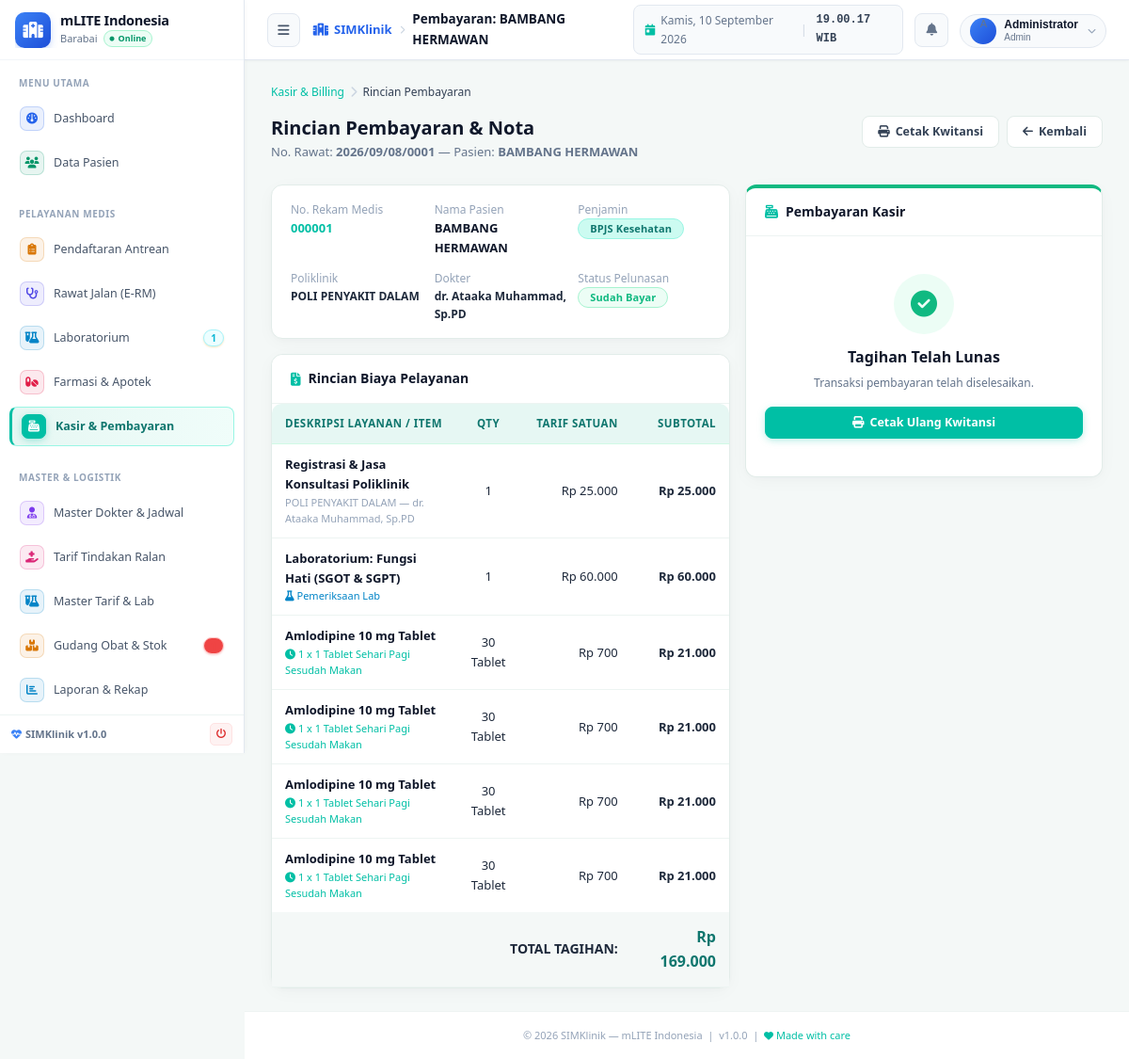
Page /modules/kasir/bayar.php?no_rawat=2026/09/08/0001 (signed in) on the committed database.
### tables this page shows
CREATE TABLE IF NOT EXISTS `reg_periksa` (
  `no_reg` varchar(8) DEFAULT NULL,
  `no_rawat` varchar(17) NOT NULL,
  `tgl_registrasi` date DEFAULT NULL,
  `jam_reg` time DEFAULT NULL,
  `kd_dokter` varchar(20) DEFAULT NULL,
  `no_rkm_medis` varchar(15) DEFAULT NULL,
  `kd_poli` char(5) DEFAULT NULL,
  `p_jawab` varchar(100) DEFAULT NULL,
  `almt_pj` varchar(200) DEFAULT NULL,
  `hubunganpj` varchar(20) DEFAULT NULL,
  `biaya_reg` double DEFAULT NULL,
  `stts` enum('Belum','Sudah','Batal','Berkas Diterima','Dirujuk','Meninggal','Dirawat','Pulang Paksa') DEFAULT NULL,
  `stts_daftar` enum('-','Lama','Baru') NOT NULL,
  `status_lanjut` enum('Ralan','Ranap') NOT NULL,
  `kd_pj` char(3) NOT NULL,
  `umurdaftar` int DEFAULT NULL,
  `sttsumur` enum('Th','Bl','Hr') DEFAULT NULL,
  `status_bayar` enum('Sudah Bayar','Belum Bayar') NOT NULL,
  `status_poli` enum('Lama','Baru') NOT NULL,
  PRIMARY KEY (`no_rawat`),
  KEY `no_rkm_medis` (`no_rkm_medis`),
  KEY `kd_poli` (`kd_poli`),
  KEY `kd_pj` (`kd_pj`),
  KEY `status_lanjut` (`status_lanjut`),
  KEY `kd_dokter` (`kd_dokter`),
  KEY `status_bayar` (`status_bayar`) USING BTREE
);

CREATE TABLE IF NOT EXISTS `pasien` (
  `no_rkm_medis` varchar(15) NOT NULL,
  `nm_pasien` varchar(40) DEFAULT NULL,
  `no_ktp` varchar(20) DEFAULT NULL,
  `jk` enum('L','P') DEFAULT NULL,
  `tmp_lahir` varchar(15) DEFAULT NULL,
  `tgl_lahir` date DEFAULT NULL,
  `nm_ibu` varchar(40) NOT NULL,
  `alamat` varchar(200) DEFAULT NULL,
  `gol_darah` enum('A','B','O','AB','-') DEFAULT NULL,
  `pekerjaan` varchar(60) DEFAULT NULL,
  `stts_nikah` enum('BELUM MENIKAH','MENIKAH','JANDA','DUDHA','JOMBLO') DEFAULT NULL,
  `agama` varchar(12) DEFAULT NULL,
  `tgl_daftar` date DEFAULT NULL,
  `no_tlp` varchar(40) DEFAULT NULL,
  `umur` varchar(30) NOT NULL,
  `pnd` enum('TS','TK','SD','SMP','SMA','SLTA/SEDERAJAT','D1','D2','D3','D4','S1','S2','S3','-') NOT NULL,
  `keluarga` enum('AYAH','IBU','ISTRI','SUAMI','SAUDARA','ANAK') DEFAULT NULL,
  `namakeluarga` varchar(50) NOT NULL,
  `kd_pj` char(3) NOT NULL,
  `no_peserta` varchar(25) DEFAULT NULL,
  `kd_kel` varchar(100) NOT NULL,
  `kd_kec` int NOT NULL,
  `kd_kab` int NOT NULL,
  `pekerjaanpj` varchar(35) NOT NULL,
  `alamatpj` varchar(100) NOT NULL,
  `kelurahanpj` varchar(60) NOT NULL,
  `kecamatanpj` varchar(60) NOT NULL,
  `kabupatenpj` varchar(60) NOT NULL,
  `perusahaan_pasien` varchar(8) NOT NULL,
  `suku_bangsa` int NOT NULL,
  `bahasa_pasien` int NOT NULL,
  `cacat_fisik` int NOT NULL,
  `email` varchar(50) NOT NULL,
  `nip` varchar(30) NOT NULL,
  `kd_prop` int NOT NULL,
  `propinsipj` varchar(30) NOT NULL,
  PRIMARY KEY (`no_rkm_medis`),
  KEY `kd_pj` (`kd_pj`),
  KEY `kd_kec` (`kd_kec`),
  KEY `kd_kab` (`kd_kab`),
  KEY `nm_pasien` (`nm_pasien`),
  KEY `alamat` (`alamat`),
  KEY `kd_kel_2` (`kd_kel`),
  KEY `no_ktp` (`no_ktp`),
  KEY `no_peserta` (`no_peserta`),
  KEY `perusahaan_pasien` (`perusahaan_pasien`) USING BTREE,
  KEY `suku_bangsa` (`suku_bangsa`) USING BTREE,
  KEY `bahasa_pasien` (`bahasa_pasien`) USING BTREE,
  KEY `cacat_fisik` (`cacat_fisik`) USING BTREE,
  KEY `kd_prop` (`kd_prop`) USING BTREE
);

CREATE TABLE IF NOT EXISTS `penjab` (
  `kd_pj` char(3) NOT NULL,
  `png_jawab` varchar(30) NOT NULL,
  `nama_perusahaan` varchar(60) NOT NULL,
  `alamat_asuransi` varchar(130) NOT NULL,
  `no_telp` varchar(40) NOT NULL,
  `attn` varchar(60) NOT NULL,
  `status` enum('0','1') NOT NULL,
  PRIMARY KEY (`kd_pj`)
);

CREATE TABLE IF NOT EXISTS `poliklinik` (
  `kd_poli` char(5) NOT NULL DEFAULT '',
  `nm_poli` varchar(50) DEFAULT NULL,
  `registrasi` double NOT NULL,
  `registrasilama` double NOT NULL,
  `status` enum('0','1') NOT NULL,
  PRIMARY KEY (`kd_poli`),
  KEY `nm_poli` (`nm_poli`),
  KEY `registrasi` (`registrasi`),
  KEY `registrasilama` (`registrasilama`)
);

CREATE TABLE IF NOT EXISTS `dokter` (
  `kd_dokter` varchar(20) NOT NULL,
  `nm_dokter` varchar(50) DEFAULT NULL,
  `jk` enum('L','P') DEFAULT NULL,
  `tmp_lahir` varchar(20) DEFAULT NULL,
  `tgl_lahir` date DEFAULT NULL,
  `gol_drh` enum('A','B','O','AB','-') DEFAULT NULL,
  `agama` varchar(12) DEFAULT NULL,
  `almt_tgl` varchar(60) DEFAULT NULL,
  `no_telp` varchar(13) DEFAULT NULL,
  `stts_nikah` enum('BELUM MENIKAH','MENIKAH','JANDA','DUDHA','JOMBLO') DEFAULT NULL,
  `kd_sps` char(5) DEFAULT NULL,
  `alumni` varchar(60) DEFAULT NULL,
  `no_ijn_praktek` varchar(120) DEFAULT NULL,
  `status` enum('0','1') NOT NULL,
  PRIMARY KEY (`kd_dokter`),
  KEY `kd_sps` (`kd_sps`),
  KEY `nm_dokter` (`nm_dokter`),
  KEY `jk` (`jk`),
  KEY `tmp_lahir` (`tmp_lahir`),
  KEY `tgl_lahir` (`tgl_lahir`),
  KEY `gol_drh` (`gol_drh`),
  KEY `agama` (`agama`),
  KEY `almt_tgl` (`almt_tgl`),
  KEY `no_telp` (`no_telp`),
  KEY `stts_nikah` (`stts_nikah`),
  KEY `alumni` (`alumni`),
  KEY `no_ijn_praktek` (`no_ijn_praktek`),
  KEY `kd_dokter` (`kd_dokter`),
  KEY `status` (`status`)
);

### modules/kasir/bayar.php (the view, shortened to what the rows shown need)
<?php
require_once dirname(__DIR__, 2) . '/config.php';
require_once dirname(__DIR__, 2) . '/includes/functions.php';
$no_rawat = sanitize($_GET['no_rawat'] ?? '');
$rawat_esc = $conn->real_escape_string($no_rawat);
$res = $conn->query("
    SELECT r.*, p.nm_pasien, p.jk, p.tgl_lahir, p.no_ktp, p.no_peserta,
           p.alamat, p.no_tlp,
           d.nm_dokter, pol.nm_poli, pol.registrasi as tarif_poli,
           pj.png_jawab as nm_penjab
    FROM reg_periksa r
    JOIN pasien p ON r.no_rkm_medis = p.no_rkm_medis
    LEFT JOIN dokter d ON r.kd_dokter = d.kd_dokter
    LEFT JOIN poliklinik pol ON r.kd_poli = pol.kd_poli
    LEFT JOIN penjab pj ON p.kd_pj = pj.kd_pj
    WHERE r.no_rawat = '$rawat_esc'
    LIMIT 1
");
$pasien = $res->fetch_assoc();
$biaya_registrasi = (float)($pasien['biaya_reg'] > 0 ? $pasien['biaya_reg'] : ($pasien['tarif_poli'] ?? 0));
$obat_res = $conn->query("
    SELECT rd.kode_brng, rd.jml, rd.aturan_pakai,
           db.nama_brng, db.ralan as harga, (rd.jml * db.ralan) as subtotal,
           ks.satuan
    FROM resep_obat ro
    JOIN resep_dokter rd ON ro.no_resep = rd.no_resep
    JOIN databarang db ON rd.kode_brng = db.kode_brng
    LEFT JOIN kodesatuan ks ON db.kode_sat = ks.kode_sat
    WHERE ro.no_rawat = '$rawat_esc'
");
$total_obat = 0;
if ($obat_res) {
    while ($row = $obat_res->fetch_assoc()) {
        $total_obat += (float)$row['subtotal'];
    }
}
$total_tindakan = 0;
$lab_res = $conn->query("
    SELECT pl.biaya, jpl.nm_perawatan
    FROM periksa_lab pl
    JOIN jns_perawatan_lab jpl ON pl.kd_jenis_prw = jpl.kd_jenis_prw
    WHERE pl.no_rawat = '$rawat_esc'
");
$total_lab = 0;
if ($lab_res) {
    while ($row = $lab_res->fetch_assoc()) {
        $total_lab += (float)$row['biaya'];
    }
}
$grand_total = $biaya_registrasi + $total_obat + $total_tindakan + $total_lab;
    ?>
    <?php
$page_title = 'Pembayaran: ' . $pasien['nm_pasien'];
include dirname(__DIR__, 2) . '/includes/header.php';
?>
<div class="page-header">
  <div>
    <h1 class="page-title">Rincian Pembayaran & Nota</h1>
    <p class="page-subtitle">No. Rawat: <strong><?= $pasien['no_rawat'] ?></strong> &mdash; Pasien: <strong><?= htmlspecialchars($pasien['nm_pasien']) ?></strong></p>
  </div>
</div>
<div style="display:grid;grid-template-columns:1fr 380px;gap:16px;align-items:start;">
  <div style="display:flex;flex-direction:column;gap:16px;">
    <div class="card">
      <div class="card-body" style="padding:16px 20px;">
        <div style="display:grid;grid-template-columns:repeat(3, 1fr);gap:12px;font-size:12px;">
          <div>
            <span style="color:var(--gray-400);display:block;">No. Rekam Medis</span>
            <strong style="color:var(--primary-600);font-size:13px;"><?= $pasien['no_rkm_medis'] ?></strong>
          </div>
          <div>
            <span style="color:var(--gray-400);display:block;">Nama Pasien</span>
            <strong style="color:var(--gray-900);font-size:13px;"><?= htmlspecialchars($pasien['nm_pasien']) ?></strong>
          </div>
          <div>
            <span style="color:var(--gray-400);display:block;">Penjamin</span>
            <span class="badge badge-<?= str_contains(strtolower($pasien['nm_penjab']??''), 'bpjs') ? 'primary' : 'secondary' ?>">
              <?= htmlspecialchars($pasien['nm_penjab'] ?: 'Umum') ?>
            </span>
          </div>
          <div>
            <span style="color:var(--gray-400);display:block;">Poliklinik</span>
            <strong><?= htmlspecialchars($pasien['nm_poli']) ?></strong>
          </div>
          <div>
            <span style="color:var(--gray-400);display:block;">Dokter</span>
            <strong><?= htmlspecialchars($pasien['nm_dokter']) ?></strong>
          </div>
          <div>
            <span style="color:var(--gray-400);display:block;">Status Pelunasan</span>
            <span class="badge <?= $pasien['status_bayar']==='Sudah Bayar' ? 'badge-success' : 'badge-danger' ?>">
              <?= htmlspecialchars($pasien['status_bayar']) ?>
            </span>
          </div>
        </div>
      </div>
    </div>
    <div class="card">
      <div class="card-body" style="padding:0;">
        <table class="table">
          <thead>
            <tr>
              <th>Deskripsi Layanan / Item</th>
              <th style="width:80px;text-align:center;">Qty</th>
              <th style="width:120px;text-align:right;">Tarif Satuan</th>
              <th style="width:130px;text-align:right;">Subtotal</th>
            </tr>
          </thead>
          <tbody>
            <tr>
              <td>
                <div style="font-weight:600;color:var(--gray-900);">Registrasi & Jasa Konsultasi Poliklinik</div>
                <div style="font-size:11px;color:var(--gray-400);"><?= htmlspecialchars($pasien['nm_poli']) ?> &mdash; <?= htmlspecialchars($pasien['nm_dokter']) ?></div>
              </td>
              <td style="text-align:center;">1</td>
              <td style="text-align:right;"><?= rupiah($biaya_registrasi) ?></td>
              <td style="text-align:right;font-weight:600;"><?= rupiah($biaya_registrasi) ?></td>
            </tr>
          </tbody>
          <tfoot>
            <tr style="background:var(--gray-50);font-size:14px;">
              <td colspan="3" style="font-weight:700;text-align:right;padding:14px;">TOTAL TAGIHAN:</td>
              <td style="text-align:right;font-weight:700;color:var(--primary-700);font-size:16px;padding:14px;">
                <?= rupiah($grand_total) ?>
              </td>
            </tr>
          </tfoot>
        </table>
      </div>
    </div>
  </div>
</div>
<?php include dirname(__DIR__, 2) . '/includes/footer.php'; ?>

### includes/topbar.php (shortened to what the rows shown need)
<header class="topbar" id="topbar">
  <div class="topbar-left">
    <div class="topbar-breadcrumb">
      <span class="crumb-root"><i class="fas fa-hospital-alt"></i> <?= htmlspecialchars(APP_NAME) ?></span>
      <i class="fas fa-chevron-right crumb-sep"></i>
      <span class="crumb-current"><?= htmlspecialchars($page_title) ?></span>
    </div>
  </div>
</header>

### rows in the picture
reg_periksa: no_rkm_medis.nm_pasien "Pembayaran: BAMBANG HERMAWAN", no_rawat "2026/09/08/0001", no_rkm_medis.nm_pasien "BAMBANG HERMAWAN", no_rkm_medis "000001", kd_pj.png_jawab "BPJS Kesehatan", kd_poli.nm_poli "POLI PENYAKIT DALAM", kd_dokter.nm_dokter "dr. Ataaka Muhammad, Sp.PD", status_bayar "Sudah Bayar", biaya_reg "Rp 25.000", biaya_reg "Rp 169.000"

### other values in the picture
INSTANSI_NAMA "mLITE Indonesia"
INSTANSI_KOTA "Barabai"
$sec['title'] "MENU UTAMA"
$item['label'] "Dashboard"
$item['label'] "Data Pasien"
$sec['title'] "PELAYANAN MEDIS"
$item['label'] "Pendaftaran Antrean"
$item['label'] "Rawat Jalan (E-RM)"
$item['label'] "Laboratorium"
$item['badge'] "1"
$item['label'] "Farmasi & Apotek"
$item['label'] "Kasir & Pembayaran"
$sec['title'] "MASTER & LOGISTIK"
$item['label'] "Master Dokter & Jadwal"
$item['label'] "Tarif Tindakan Ralan"
